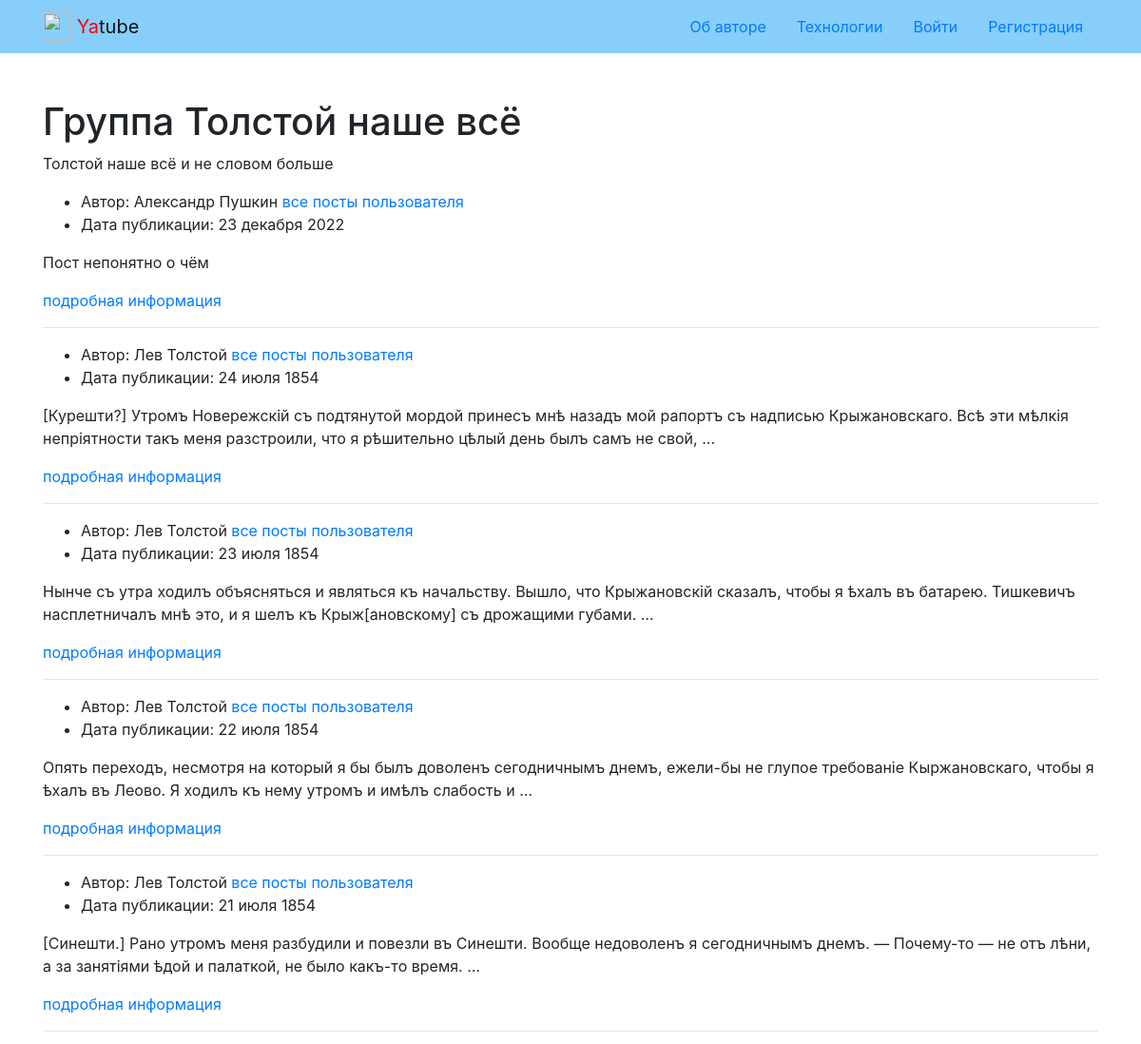
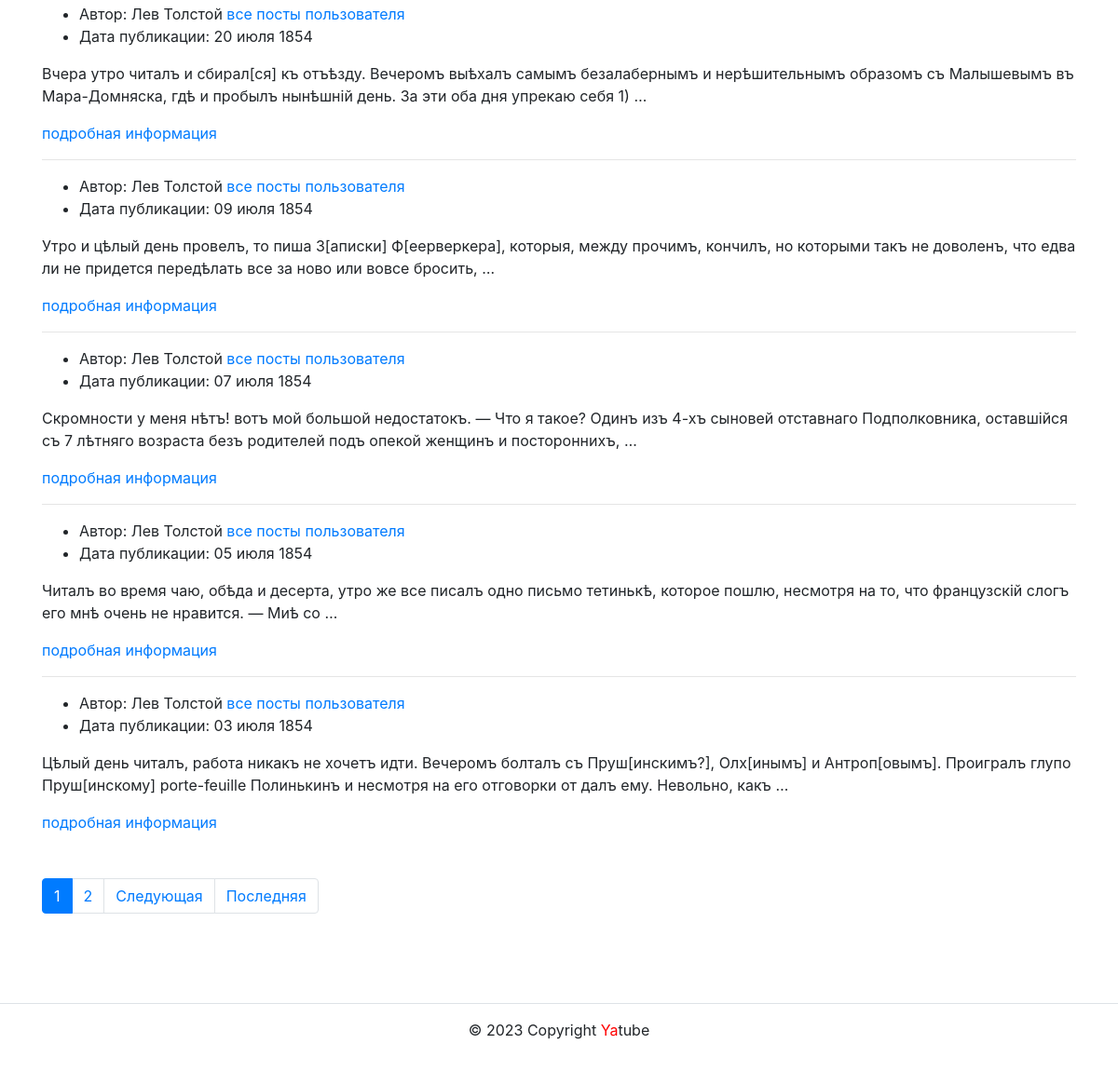
The app's page /group/tolstoi_nashe_vse/ with its own data (2 pictures, top to bottom).
### posts/models.py (models this page shows, shortened)
class Group(models.Model):
    title = models.CharField(max_length=200, verbose_name='Название')
    slug = models.SlugField(unique=True)
    description = models.TextField(verbose_name='Описание')
    def __str__(self):
        return self.title
    class Meta:
        verbose_name = 'Группа'
        verbose_name_plural = "Группы"

class Post(models.Model):
    text = models.TextField(
        verbose_name='Текст поста',
        help_text='Введите текст поста'
    )
    pub_date = models.DateTimeField(
        auto_now_add=True,
        verbose_name='Дата публикации'
    )
    author = models.ForeignKey(
        User,
        on_delete=models.CASCADE,
        related_name='posts',
        verbose_name='Автор'
    )
    group = models.ForeignKey(
        Group,
        blank=True,
        null=True,
        on_delete=models.SET_NULL,
        related_name='posts',
        verbose_name='Группа',
        help_text='Группа, к которой будет относится пост'
    )
    image = models.ImageField(
        'Картинка',
        upload_to='posts/',
        blank=True
    )
    class Meta:
        ordering = ['-pub_date']
        verbose_name = 'Сообщения'
        verbose_name_plural = 'Сообщения'

### posts/views.py (the view)
# urls.py: path('group/<slug:slug>/', views.group_posts, name='group_list'),
def group_posts(request, slug):
    group = get_object_or_404(Group, slug=slug)
    group_list = group.posts.select_related('author', 'group').all()
    page_obj = paginator(request, group_list)
    title = str(group)
    context = {
        'group': group,
        'page_obj': page_obj,
        'title': title
    }
    template = 'posts/group_list.html'
    return render(request, template, context)

### core/context_processors/year.py (called while the page is built)
def year(request):
    tz = pytz.timezone('Europe/Moscow')
    dt = datetime.now(tz)
    year = dt.year
    return {
        'year': year
    }

### posts/views.py (called while the page is built)
def paginator(request, posts):
    paginator = Paginator(posts, SELECT_LIMIT)
    page_number = request.GET.get('page')
    page_obj = paginator.get_page(page_number)
    return page_obj

### templates/posts/group_list.html (shortened to what this page needs)
{% extends 'base.html' %}
{% block content %}
  <div class="container py-5">
    <h1>{{ group.title }}</h1>
    <p>{{ group.description }}</p>
    <article>
      {% for post in page_obj %}
        {% include 'includes/post.html' %}
        {% if not forloop.last %}<hr>{% endif %}
      {% endfor %}
      {% include 'posts/includes/paginator.html' %}
    </article>
  </div>
{% endblock %}

### templates/includes/post.html (shortened to what this page needs)
{% load thumbnail %}
<ul>
  {% if not is_profile %}
    <li>
        Автор: {{ post.author.get_full_name }}
        <a href="{% url 'posts:profile' post.author %}">все посты пользователя</a>
    </li>
    {% endif %}
    <li>
      Дата публикации: {{ post.pub_date|date:"d E Y" }}
    </li>
</ul>
<p>{{ post.text|truncatewords:30 }}</p>
<a href="{% url 'posts:post_detail' post.id %}">подробная информация</a><br>

### records on screen
Group: title "Группа Толстой наше всё", description "Толстой наше всё и не словом больше"
Post: author.get_full_name "Александр Пушкин", pub_date "23 декабря 2022", text "Пост непонятно о чём"
Post: author.get_full_name "Лев Толстой", pub_date "24 июля 1854", text "[Курешти?] Утромъ Новережскій съ подтянутой мордой принесъ мнѣ назадъ мой рапортъ съ надписью Крыжановскаго. Всѣ эти мѣлкія непріятности такъ меня разстроили, что я рѣшительно цѣлый день былъ самъ не свой, …"
Post: author.get_full_name "Лев Толстой", pub_date "23 июля 1854", text "Нынче съ утра ходилъ объясняться и являться къ начальству. Вышло, что Крыжановскій сказалъ, чтобы я ѣхалъ въ батарею. Тишкевичъ насплетничалъ мнѣ это, и я шелъ къ Крыж[ановскому] съ дрожащими губами. …"
Post: author.get_full_name "Лев Толстой", pub_date "22 июля 1854", text "Опять переходъ, несмотря на который я бы былъ доволенъ сегодничнымъ днемъ, ежели-бы не глупое требованіе Кыржановскаго, чтобы я ѣхалъ въ Леово. Я ходилъ къ нему утромъ и имѣлъ слабость и …"
Post: author.get_full_name "Лев Толстой", pub_date "21 июля 1854", text "[Синешти.] Рано утромъ меня разбудили и повезли въ Синешти. Вообще недоволенъ я сегодничнымъ днемъ. — Почему-то — не отъ лѣни, а за занятіями ѣдой и палаткой, не было какъ-тο время. …"
Post: author.get_full_name "Лев Толстой", pub_date "20 июля 1854", text "Вчера утро читалъ и сбирал[ся] къ отъѣзду. Вечеромъ выѣхалъ самымъ безалабернымъ и нерѣшительнымъ образомъ съ Малышевымъ въ Мара-Домняска, гдѣ и пробылъ нынѣшній день. За эти оба дня упрекаю себя 1) …"
Post: author.get_full_name "Лев Толстой", pub_date "09 июля 1854", text "Утро и цѣлый день провелъ, то пиша З[аписки] Ф[еерверкера], которыя, между прочимъ, кончилъ, но которыми такъ не доволенъ, что едва ли не придется передѣлать все за ново или вовсе бросить, …"
Post: author.get_full_name "Лев Толстой", pub_date "07 июля 1854", text "Скромности у меня нѣтъ! вотъ мой большой недостатокъ. — Что я такое? Одинъ изъ 4-хъ сыновей отставнаго Подполковника, оставшійся съ 7 лѣтняго возраста безъ родителей подъ опекой женщинъ и постороннихъ, …"
Post: author.get_full_name "Лев Толстой", pub_date "05 июля 1854", text "Читалъ во время чаю, обѣда и десерта, утро же все писалъ одно письмо тетинькѣ, которое пошлю, несмотря на то, что французскій слогъ его мнѣ очень не нравится. — Миѣ со …"
Post: author.get_full_name "Лев Толстой", pub_date "03 июля 1854", text "Цѣлый день читалъ, работа никакъ не хочетъ идти. Вечеромъ болталъ съ Пруш[инскимъ?], Олх[инымъ] и Антроп[овымъ]. Проигралъ глупо Пруш[инскому] porte-feuille Полинькинъ и несмотря на его отговорки от далъ ему. Невольно, какъ …"

### other values on screen
{{ i }} "1"
{{ i }} "2"
